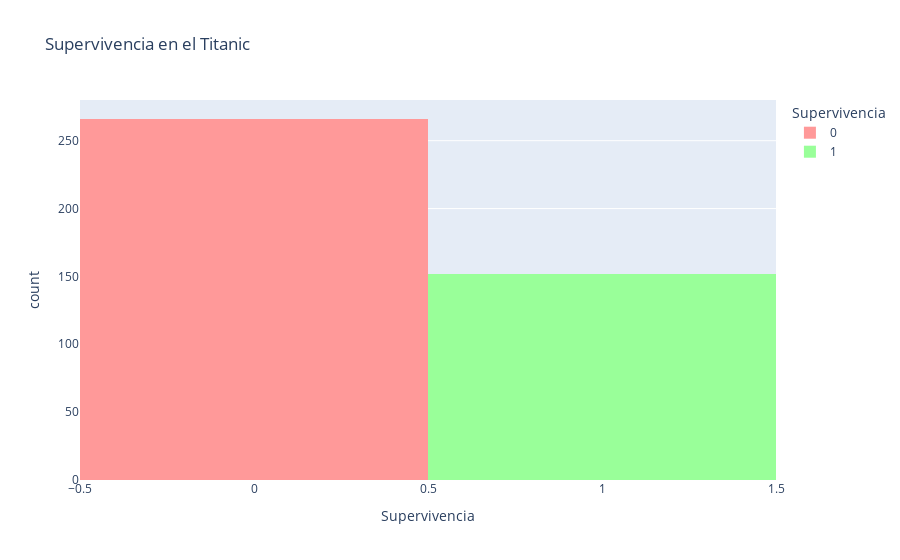

This figure's notebook cell:
### Markdown cell above
### Gráfico de Supervivencia

### Code cell
# Gráfico de supervivencia
fig_survived = px.histogram(df, x='Survived', title='Supervivencia en el Titanic',
                             labels={'Survived': 'Supervivencia'},
                             color='Survived',                            
                             color_discrete_sequence=['#FF9999', '#99FF99'])

fig_survived.show()

### Figure 1 — Plotly figure (JSON) as saved in the notebook; plotly's stock layout.template omitted (floating-point values rounded to 4 significant figures; data arrays with more than 128 entries replaced by an {"elided": "..."} marker saying what was removed)
{"data": [{"alignmentgroup": "True", "bingroup": "x", "hovertemplate": "Supervivencia=%{x}<br>count=%{y}<extra></extra>", "legendgroup": "0", "marker": {"color": "#FF9999", "pattern": {"shape": ""}}, "name": "0", "offsetgroup": "0", "orientation": "v", "showlegend": true, "type": "histogram", "x": {"elided": "266 int values"}, "xaxis": "x", "yaxis": "y"}, {"alignmentgroup": "True", "bingroup": "x", "hovertemplate": "Supervivencia=%{x}<br>count=%{y}<extra></extra>", "legendgroup": "1", "marker": {"color": "#99FF99", "pattern": {"shape": ""}}, "name": "1", "offsetgroup": "1", "orientation": "v", "showlegend": true, "type": "histogram", "x": {"elided": "152 int values"}, "xaxis": "x", "yaxis": "y"}], "layout": {"barmode": "relative", "legend": {"title": {"text": "Supervivencia"}, "tracegroupgap": 0}, "title": {"text": "Supervivencia en el Titanic"}, "xaxis": {"anchor": "y", "categoryarray": [0, 1], "categoryorder": "array", "domain": [0, 1], "title": {"text": "Supervivencia"}}, "yaxis": {"anchor": "x", "domain": [0, 1], "title": {"text": "count"}}}}
